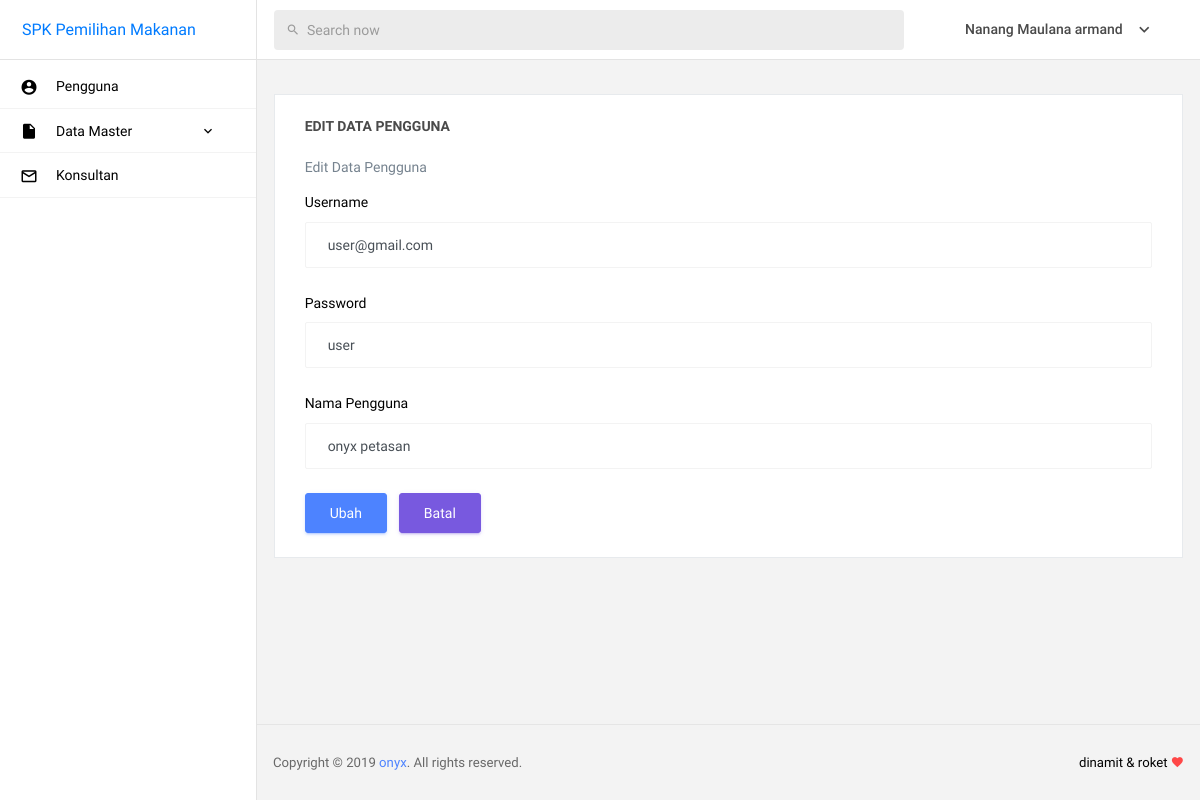
/admin/home.php?page=pengguna-edit&id=9 (signed in), run on the app's committed database.
### tables this page shows
CREATE TABLE `tb_pengguna` (
  `id` int(11) NOT NULL AUTO_INCREMENT,
  `username` varchar(30) NOT NULL,
  `password` varchar(50) NOT NULL,
  `nama` varchar(32) NOT NULL,
  `level` varchar(10) NOT NULL,
  PRIMARY KEY (`id`)
);

### admin/form/content/pengguna-edit.php (the view, shortened to what this page needs)
<div class="main-panel">
  <div class="content-wrapper">
    <div class="row">
      <div class="col-12 grid-margin stretch-card">
        <div class="card">
          <div class="card-body">
            <h4 class="card-title">Edit Data Pengguna</h4>
            <p class="card-description">
              Edit Data Pengguna
            </p>
            <?php
              $pengguna = mysql_query("SELECT * FROM tb_pengguna WHERE id='$_GET[id]'");
              $data = mysql_fetch_array($pengguna);
            ?>
            <form method="POST" enctype="multipart/form-data">
              <div class="form-group">
                <label for="exampleInputName1">Username</label>
                <input type="text" name="username" class="form-control" value="<?php echo $data['username']; ?>">
              </div>
              <div class="form-group">
                <label for="exampleInputPassword4">Password</label>
                <input type="text" name="password" class="form-control" value="<?php echo $data['password']; ?>">
              </div>
              <div class="form-group">
                <label for="exampleInputEmail3">Nama Pengguna</label>
                <input type="text" name="nama" class="form-control" value="<?php echo $data['nama']; ?>">
              </div>
              <input name="submit" type="submit" class="btn btn-primary mr-2" value="Ubah">
              <a href="home.php?page=pengguna-data" class="btn btn-info reset">Batal</a>
            </form>
          </div>
        </div>
      </div>
    </div>
  </div>

### admin/form/pages/header.php (shortened to what this page needs)
<!DOCTYPE html>
<html lang="en">
  <?php
   if(@$_SESSION['admin']) {
    $userlogin = @$_SESSION['admin'];
  } else {
   header("location: ../login.php");
 }
 $sql = mysql_query("SELECT * FROM tb_pengguna where id = '$userlogin'") or die(mysql_error());
 $data = mysql_fetch_array($sql);
 ?>
 <head>
  <link rel="stylesheet" href="assets/vendors/mdi/css/materialdesignicons.min.css">
  <link rel="stylesheet" href="assets/vendors/base/vendor.bundle.base.css">
  <link rel="stylesheet" href="assets/vendors/datatables.net-bs4/dataTables.bootstrap4.css">
  <link rel="stylesheet" href="assets/css/style.css">
  <link rel="stylesheet" href="https://ajax.googleapis.com/ajax/libs/jqueryui/1.12.1/themes/smoothness/jquery-ui.css">
  <link rel="stylesheet" href="https://cdnjs.cloudflare.com/ajax/libs/chosen/1.8.7/chosen.min.css">
</head>
<body>
  <div class="container-scroller">
    <nav class="navbar col-lg-12 col-12 p-0 fixed-top d-flex flex-row">
      <div class="navbar-brand-wrapper d-flex justify-content-center">
        <div class="navbar-brand-inner-wrapper d-flex justify-content-between align-items-center w-100">
          <a href="home.php?page=pengguna-data">SPK Pemilihan Makanan</a>
        </div>
      </div>
      <div class="navbar-menu-wrapper d-flex align-items-center justify-content-end">
        <ul class="navbar-nav mr-lg-4 w-100">
          <li class="nav-item nav-search d-none d-lg-block w-100">
            <div class="input-group">
              <div class="input-group-prepend">
                <span class="input-group-text" id="search">
                  <i class="mdi mdi-magnify"></i>
                </span>
              </div>
              <input type="text" class="form-control" placeholder="Search now" aria-label="search" aria-describedby="search">
            </div>
          </li>
        </ul>
        <ul class="navbar-nav navbar-nav-right">
          <li class="nav-item nav-profile dropdown">
            <a class="nav-link dropdown-toggle" href="#" data-toggle="dropdown" id="profileDropdown">
              <span class="nav-profile-name"><?php echo $data['nama']?></span>
            </a>
          </li>
        </ul>
      </div>
    </nav>

### data on the page
tb_pengguna: nama "Nanang Maulana armand"
tb_pengguna: username "user@gmail.com", password "user", nama "onyx petasan"
